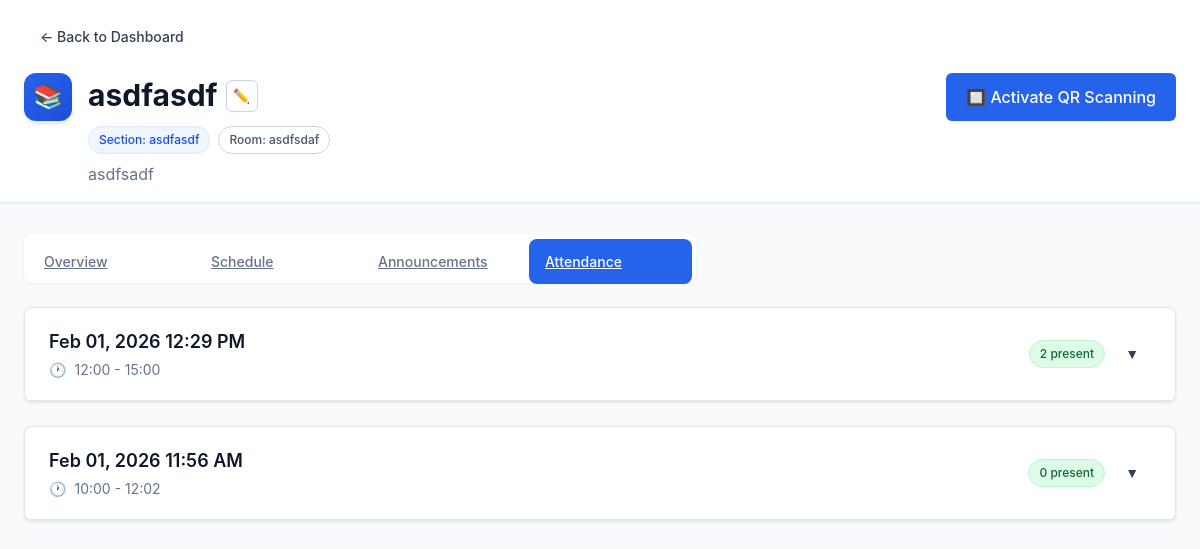
The app's page /professor/class/4/?tab=attendance (signed in) with its own data.
### professor/models.py (models this page shows, shortened)
class Class(models.Model):
    professor = models.ForeignKey(User, on_delete=models.CASCADE, related_name='classes')
    subject = models.CharField(max_length=200)
    section = models.CharField(max_length=50, blank=True, null=True)
    room = models.CharField(max_length=100, blank=True, null=True)
    description = models.TextField(blank=True, null=True, max_length=500)
    class_code = models.CharField(max_length=6, unique=True, blank=True, null=True, editable=False)
    created_at = models.DateTimeField(auto_now_add=True)
    updated_at = models.DateTimeField(auto_now=True)
    class Meta:
        verbose_name_plural = "Classes"
        ordering = ['-created_at']
    def get_total_students(self):
        return self.enrolled_students.count()
    def get_total_sessions(self):
        return AttendanceRecord.objects.filter(class_obj=self).count()

class AttendanceRecord(models.Model):
    class_obj = models.ForeignKey(Class, on_delete=models.CASCADE, related_name='attendance_records')
    date = models.DateTimeField(default=timezone.now)
    schedule_time = models.CharField(max_length=50)  # e.g., "09:00 - 10:30"
    qr_code_data = models.TextField(blank=True, null=True)  # Store QR code JSON data
    class Meta:
        ordering = ['-date']
    def get_student_count(self):
        return self.entries.count()

### professor/views.py (the view)
# urls.py: path('class/<int:class_id>/', views.class_detail, name='class_detail'),
@login_required
def class_detail(request, class_id):
    class_obj = get_object_or_404(Class, id=class_id, professor=request.user)
    active_tab = request.GET.get('tab', 'overview')
    schedules = class_obj.schedules.all()
    announcements = class_obj.announcements.all()
    attendance_records = class_obj.attendance_records.all()
    total_students = class_obj.get_total_students()
    total_sessions = class_obj.get_total_sessions()
    attendance_rate = 0
    if total_students > 0 and total_sessions > 0:
        total_possible = total_students * total_sessions
        total_present = AttendanceEntry.objects.filter(
            attendance_record__class_obj=class_obj
        ).count()
        attendance_rate = round((total_present / total_possible) * 100) if total_possible > 0 else 0
    context = {
        'class_obj': class_obj,
        'schedules': schedules,
        'announcements': announcements,
        'attendance_records': attendance_records,
        'active_tab': active_tab,
        'total_students': total_students,
        'total_sessions': total_sessions,
        'attendance_rate': attendance_rate,
    }
    return render(request, 'professor/class_detail.html', context)

### professor/templates/professor/class_detail.html (shortened to what this page needs)
{% extends "professor/base.html" %}
{% load static %}
{% block content %}
<div class="min-h-screen bg-slate-50">
    <div class="nav-bar">
        <div class="container" style="padding-top: 16px; padding-bottom: 16px;">
            <a href="{% url 'professor:dashboard' %}" class="btn btn-ghost" style="margin-bottom: 16px;">
                ← Back to Dashboard
            </a>
            <div style="display: flex; align-items: flex-start; justify-content: space-between; flex-wrap: wrap; gap: 16px;">
                <div style="display: flex; align-items: flex-start; gap: 16px;">
                    <div class="nav-icon">📚</div>
                    <div>
                        <div style="display: flex; align-items: center; gap: 8px; margin-bottom: 8px;">
                            <h1 style="font-size: 30px; margin: 0;">{{ class_obj.subject }}</h1>
                                     <a href="{% url 'professor:edit_class' class_obj.id %}"
                                         class="btn btn-sm btn-icon-square"
                                         style="display: inline-flex; align-items: center; justify-content: center;">
                                ✏️
                            </a>
                        </div>
                        <div style="display: flex; gap: 8px; flex-wrap: wrap; margin-bottom: 8px;">
                            {% if class_obj.section %}
                            <span class="badge badge-secondary">Section: {{ class_obj.section }}</span>
                            {% endif %}
                            {% if class_obj.room %}
                            <span class="badge badge-outline">Room: {{ class_obj.room }}</span>
                            {% endif %}
                        </div>
                        {% if class_obj.description %}
                        <p style="color: #64748b; max-width: 600px;">{{ class_obj.description }}</p>
                        {% endif %}
                    </div>
                </div>
                <div style="display: flex; flex-direction: column; align-items: flex-end; gap: 8px;">
                    <a href="{% url 'professor:activate_qr' class_obj.id %}" class="btn btn-primary btn-lg">
                        🔲 Activate QR Scanning
                    </a>
                </div>
            </div>
        </div>
    </div>
    <div class="container" style="padding-top: 32px; padding-bottom: 32px;">
        <div style="width: 100%;">
            <div class="tabs-list">
                <a href="{% url 'professor:class_detail' class_obj.id %}?tab=overview"
                   class="tab-trigger {% if active_tab == 'overview' %}active{% endif %}">
                    Overview
                </a>
                <a href="{% url 'professor:class_detail' class_obj.id %}?tab=schedule"
                   class="tab-trigger {% if active_tab == 'schedule' %}active{% endif %}">
                    Schedule
                </a>
                <a href="{% url 'professor:class_detail' class_obj.id %}?tab=announcements"
                   class="tab-trigger {% if active_tab == 'announcements' %}active{% endif %}">
                    Announcements
                </a>
                <a href="{% url 'professor:class_detail' class_obj.id %}?tab=attendance"
                   class="tab-trigger {% if active_tab == 'attendance' %}active{% endif %}">
                    Attendance
                </a>
            </div>
            <div class="tab-content">
                {% if active_tab == 'overview' %}
                    {% include 'professor/tabs/overview.html' %}
                {% elif active_tab == 'schedule' %}
                    {% include 'professor/tabs/schedule.html' %}
                {% elif active_tab == 'announcements' %}
                    {% include 'professor/tabs/announcements.html' %}
                {% elif active_tab == 'attendance' %}
                    {% include 'professor/tabs/attendance.html' %}
                {% else %}
                    {% include 'professor/tabs/overview.html' %}
                {% endif %}
            </div>
        </div>
    </div>
</div>
{% endblock %}

### professor/templates/professor/tabs/attendance.html (shortened to what this page needs)
{% load professor_extras %}
<div>
    {% if attendance_records %}
        {% for record in attendance_records %}
        <div class="attendance-record">
            <div class="record-header" style="display: flex; justify-content: space-between; align-items: center; gap: 12px;">
                <div>
                    <h4>{{ record.date|date:"M d, Y g:i A" }}</h4>
                    <div class="schedule-time" style="margin-top: 4px;">
                        <span>🕐</span>
                        <span>{{ record.schedule_time }}</span>
                    </div>
                </div>
                <div style="display: flex; align-items: center; gap: 8px;">
                    <span class="badge badge-success">{{ record.get_student_count }} present</span>
                    <button type="button"
                            class="btn btn-ghost btn-sm"
                            aria-label="Toggle students for this session"
                            data-toggle="attendance-record"
                            data-target="attendance-students-{{ record.id }}">
                        <span class="toggle-icon" data-state="collapsed">▼</span>
                    </button>
                </div>
            </div>
        </div>
        {% endfor %}
    {% endif %}
</div>

### professor/static/professor/css/dashboard.css (style rules this page uses)
* { margin: 0; padding: 0; box-sizing: border-box; }
body { font-family: -apple-system, BlinkMacSystemFont, "Segoe UI", Roboto, "Helvetica Neue", Arial, sans-serif; font-size: 16px; line-height: 1.5; color: #0f172a; background-color: #f8fafc; }
.container { max-width: 1280px; margin: 0 auto; padding: 0 24px; }
h1 { font-size: 30px; font-weight: 700; color: #0f172a; }
h4 { font-size: 18px; font-weight: 600; color: #0f172a; }
.btn { display: inline-flex; align-items: center; justify-content: center; padding: 10px 16px; font-size: 14px; font-weight: 500; border-radius: 6px; border: none; cursor: pointer; transition: all 0.2s; text-decoration: none; }
.btn-primary { background-color: #2563eb; color: white; box-shadow: 0 1px 2px 0 rgb(0 0 0 / 0.05); }
.btn-lg { padding: 12px 20px; font-size: 16px; }
.btn-sm { padding: 6px 12px; font-size: 14px; }
.btn-ghost { background-color: transparent; color: #334155; }
.btn-icon-square { width: 32px; height: 32px; padding: 0; border-radius: 6px; border: 1px solid #cbd5e1; background-color: transparent; color: #16a34a; }
.badge { display: inline-flex; align-items: center; padding: 4px 10px; font-size: 12px; font-weight: 500; border-radius: 9999px; white-space: nowrap; }
.badge-secondary { background-color: #eff6ff; color: #1d4ed8; border: 1px solid #dbeafe; }
.badge-outline { background-color: transparent; border: 1px solid #cbd5e1; color: #475569; }
.badge-success { background-color: #dcfce7; color: #166534; border: 1px solid #bbf7d0; }
.nav-bar { background-color: white; border-bottom: 1px solid #e2e8f0; box-shadow: 0 1px 2px 0 rgb(0 0 0 / 0.05); position: sticky; top: 0; z-index: 10; }
.nav-icon { background: linear-gradient(135deg, #2563eb 0%, #1d4ed8 100%); color: white; padding: 10px; border-radius: 12px; box-shadow: 0 4px 6px -1px rgb(0 0 0 / 0.1); width: 48px; height: 48px; display: flex; align-items: center; justify-content: center; font-size: 24px; }
.tabs-list { display: grid; grid-template-columns: repeat(4, 1fr); background-color: white; box-shadow: 0 1px 2px 0 rgb(0 0 0 / 0.05); border-radius: 8px; max-width: 672px; height: 48px; gap: 4px; padding: 4px; }
.tab-trigger { padding: 12px 16px; font-size: 14px; font-weight: 500; color: #64748b; background-color: transparent; border: none; cursor: pointer; transition: all 0.2s; border-radius: 8px; }
.tab-trigger.active { background-color: #2563eb; color: white; }
.tab-content { margin-top: 24px; }
.schedule-time { font-size: 14px; color: #64748b; display: flex; align-items: center; gap: 8px; }
.attendance-record { background-color: white; border: 1px solid #e2e8f0; border-radius: 8px; box-shadow: 0 1px 3px 0 rgb(0 0 0 / 0.1); margin-bottom: 24px; }
.record-header { padding: 20px 24px; border-bottom: 1px solid #e2e8f0; display: flex; justify-content: space-between; align-items: flex-start; }

### records on screen
Class: subject "asdfasdf", section "asdfasdf", room "asdfsdaf", description "asdfsadf"
AttendanceRecord: date "Feb 01, 2026 12:29 PM", schedule_time "12:00 - 15:00", get_student_count "2"
AttendanceRecord: date "Feb 01, 2026 11:56 AM", schedule_time "10:00 - 12:02", get_student_count "0"
